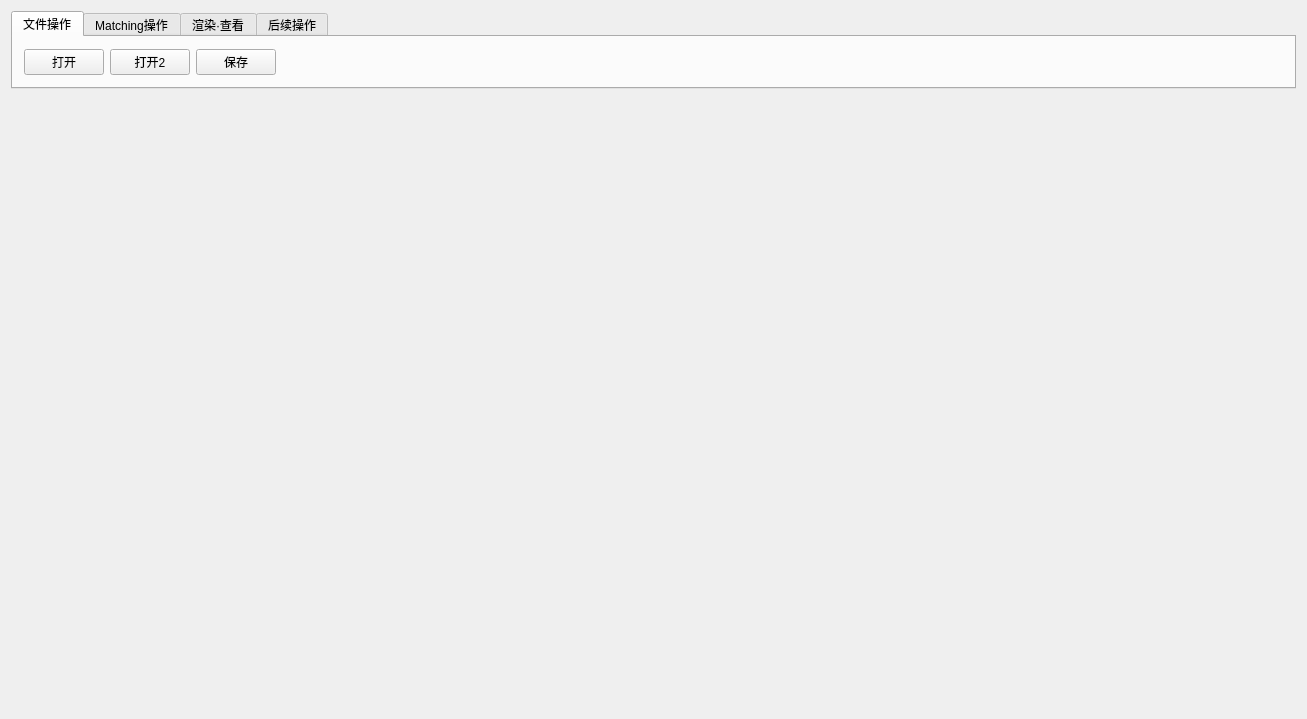
<?xml version="1.0" encoding="UTF-8"?>
<ui version="4.0">
 <class>ManualMeshMatch</class>
 <widget class="QWidget" name="ManualMeshMatch">
  <property name="geometry">
   <rect>
    <x>0</x>
    <y>0</y>
    <width>1307</width>
    <height>719</height>
   </rect>
  </property>
  <property name="windowTitle">
   <string>ManualMeshMatch</string>
  </property>
  <layout class="QVBoxLayout" name="verticalLayout">
   <item>
    <layout class="QHBoxLayout" name="horizontalLayout_5">
     <property name="spacing">
      <number>0</number>
     </property>
     <property name="leftMargin">
      <number>0</number>
     </property>
     <property name="topMargin">
      <number>0</number>
     </property>
     <item>
      <widget class="QTabWidget" name="tabWidget">
       <property name="sizePolicy">
        <sizepolicy hsizetype="Expanding" vsizetype="Minimum">
         <horstretch>0</horstretch>
         <verstretch>0</verstretch>
        </sizepolicy>
       </property>
       <property name="tabShape">
        <enum>QTabWidget::Rounded</enum>
       </property>
       <property name="currentIndex">
        <number>0</number>
       </property>
       <property name="documentMode">
        <bool>false</bool>
       </property>
       <widget class="QWidget" name="tab">
        <attribute name="title">
         <string>文件操作</string>
        </attribute>
        <layout class="QHBoxLayout" name="horizontalLayout_2">
         <item>
          <widget class="QPushButton" name="pushButton_Open">
           <property name="text">
            <string>打开</string>
           </property>
          </widget>
         </item>
         <item>
          <widget class="QPushButton" name="pushButton_Open_2">
           <property name="text">
            <string>打开2</string>
           </property>
          </widget>
         </item>
         <item>
          <widget class="QPushButton" name="pushButton_Save">
           <property name="text">
            <string>保存</string>
           </property>
          </widget>
         </item>
         <item>
          <spacer name="horizontalSpacer">
           <property name="orientation">
            <enum>Qt::Horizontal</enum>
           </property>
           <property name="sizeHint" stdset="0">
            <size>
             <width>1017</width>
             <height>20</height>
            </size>
           </property>
          </spacer>
         </item>
        </layout>
       </widget>
       <widget class="QWidget" name="tab_2">
        <attribute name="title">
         <string>Matching操作</string>
        </attribute>
        <layout class="QHBoxLayout" name="horizontalLayout_7">
         <item>
          <widget class="QPushButton" name="pushButton_Init_Matching">
           <property name="text">
            <string>初始匹配</string>
           </property>
          </widget>
         </item>
         <item>
          <widget class="Line" name="line">
           <property name="orientation">
            <enum>Qt::Vertical</enum>
           </property>
          </widget>
         </item>
         <item>
          <widget class="QPushButton" name="pushButton_Match_Two_Chords">
           <property name="text">
            <string>Chord配对</string>
           </property>
          </widget>
         </item>
         <item>
          <widget class="QPushButton" name="pushButton_Get_Polyline">
           <property name="text">
            <string>获得Polyline</string>
           </property>
          </widget>
         </item>
         <item>
          <widget class="Line" name="line_2">
           <property name="orientation">
            <enum>Qt::Vertical</enum>
           </property>
          </widget>
         </item>
         <item>
          <widget class="QPushButton" name="pushButton_Check_Match">
           <property name="text">
            <string>匹配检测</string>
           </property>
          </widget>
         </item>
         <item>
          <widget class="Line" name="line_4">
           <property name="orientation">
            <enum>Qt::Vertical</enum>
           </property>
          </widget>
         </item>
         <item>
          <widget class="QPushButton" name="pushButton_Auto_Match">
           <property name="font">
            <font>
             <weight>75</weight>
             <bold>true</bold>
            </font>
           </property>
           <property name="styleSheet">
            <string notr="true"/>
           </property>
           <property name="text">
            <string>自动匹配</string>
           </property>
          </widget>
         </item>
         <item>
          <spacer name="horizontalSpacer_2">
           <property name="orientation">
            <enum>Qt::Horizontal</enum>
           </property>
           <property name="sizeHint" stdset="0">
            <size>
             <width>823</width>
             <height>20</height>
            </size>
           </property>
          </spacer>
         </item>
        </layout>
       </widget>
       <widget class="QWidget" name="tab_3">
        <attribute name="title">
         <string>渲染·查看</string>
        </attribute>
        <layout class="QHBoxLayout" name="horizontalLayout_8">
         <item>
          <widget class="QPushButton" name="pushButton_Redraw_Matched_Chords">
           <property name="text">
            <string>重绘匹配</string>
           </property>
          </widget>
         </item>
         <item>
          <widget class="QPushButton" name="pushButton_Show_Chord_Pairs">
           <property name="text">
            <string>查看配对</string>
           </property>
          </widget>
         </item>
         <item>
          <widget class="QPushButton" name="pushButton_Show_Interface">
           <property name="text">
            <string>查看贴合面</string>
           </property>
          </widget>
         </item>
         <item>
          <widget class="Line" name="line_3">
           <property name="orientation">
            <enum>Qt::Vertical</enum>
           </property>
          </widget>
         </item>
         <item>
          <widget class="QCheckBox" name="cb_Show_Left_Side">
           <property name="text">
            <string>看左边</string>
           </property>
           <property name="checked">
            <bool>true</bool>
           </property>
          </widget>
         </item>
         <item>
          <widget class="QCheckBox" name="cb_Show_Right_Side">
           <property name="text">
            <string>看右边</string>
           </property>
           <property name="checked">
            <bool>true</bool>
           </property>
          </widget>
         </item>
         <item>
          <spacer name="horizontalSpacer_3">
           <property name="orientation">
            <enum>Qt::Horizontal</enum>
           </property>
           <property name="sizeHint" stdset="0">
            <size>
             <width>878</width>
             <height>20</height>
            </size>
           </property>
          </spacer>
         </item>
        </layout>
       </widget>
       <widget class="QWidget" name="tab_4">
        <attribute name="title">
         <string>后续操作</string>
        </attribute>
        <layout class="QHBoxLayout" name="horizontalLayout_9">
         <item>
          <widget class="QPushButton" name="pushButton_Merge">
           <property name="text">
            <string>合并</string>
           </property>
          </widget>
         </item>
         <item>
          <spacer name="horizontalSpacer_4">
           <property name="orientation">
            <enum>Qt::Horizontal</enum>
           </property>
           <property name="sizeHint" stdset="0">
            <size>
             <width>1179</width>
             <height>20</height>
            </size>
           </property>
          </spacer>
         </item>
        </layout>
       </widget>
      </widget>
     </item>
    </layout>
   </item>
   <item>
    <layout class="QHBoxLayout" name="horizontalLayout">
     <item>
      <widget class="MeshEditController" name="mesh_edit_controller1" native="true">
       <property name="sizePolicy">
        <sizepolicy hsizetype="Minimum" vsizetype="Preferred">
         <horstretch>0</horstretch>
         <verstretch>0</verstretch>
        </sizepolicy>
       </property>
       <property name="minimumSize">
        <size>
         <width>150</width>
         <height>500</height>
        </size>
       </property>
       <property name="maximumSize">
        <size>
         <width>150</width>
         <height>16777215</height>
        </size>
       </property>
       <zorder>tabWidget</zorder>
      </widget>
     </item>
     <item>
      <widget class="HoopsView" name="hoopsview1" native="true">
       <property name="sizePolicy">
        <sizepolicy hsizetype="Expanding" vsizetype="Expanding">
         <horstretch>0</horstretch>
         <verstretch>0</verstretch>
        </sizepolicy>
       </property>
      </widget>
     </item>
     <item>
      <widget class="HoopsView" name="hoopsview2" native="true">
       <property name="sizePolicy">
        <sizepolicy hsizetype="Expanding" vsizetype="Expanding">
         <horstretch>0</horstretch>
         <verstretch>0</verstretch>
        </sizepolicy>
       </property>
      </widget>
     </item>
     <item>
      <widget class="MeshEditController" name="mesh_edit_controller2" native="true">
       <property name="sizePolicy">
        <sizepolicy hsizetype="Minimum" vsizetype="Preferred">
         <horstretch>0</horstretch>
         <verstretch>0</verstretch>
        </sizepolicy>
       </property>
       <property name="minimumSize">
        <size>
         <width>150</width>
         <height>500</height>
        </size>
       </property>
       <property name="maximumSize">
        <size>
         <width>150</width>
         <height>16777215</height>
        </size>
       </property>
      </widget>
     </item>
    </layout>
   </item>
  </layout>
 </widget>
 <layoutdefault spacing="6" margin="11"/>
 <customwidgets>
  <customwidget>
   <class>HoopsView</class>
   <extends>QWidget</extends>
   <header location="global">hoopsview.h</header>
   <container>1</container>
  </customwidget>
  <customwidget>
   <class>MeshEditController</class>
   <extends>QWidget</extends>
   <header location="global">mesheditcontroller.h</header>
   <container>1</container>
  </customwidget>
 </customwidgets>
 <resources/>
 <connections/>
</ui>
